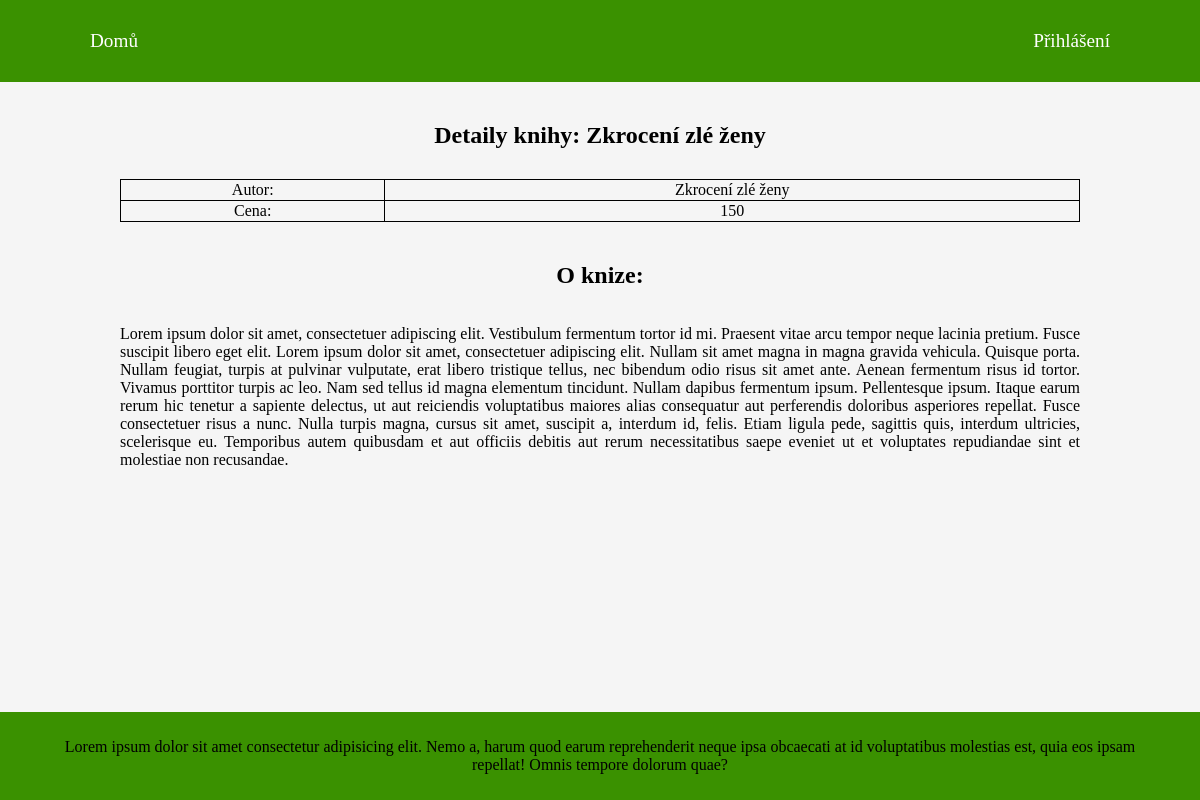
The page /library/bookDetails/Zkroceni_zle_zeny on the database its author committed.
### tables this page shows
CREATE TABLE IF NOT EXISTS `books` (
  `book_id` int(11) UNSIGNED NOT NULL AUTO_INCREMENT,
  `name` varchar(255) NOT NULL,
  `author_id` int(10) UNSIGNED NOT NULL,
  `price` int(10) UNSIGNED NOT NULL,
  `description` text NOT NULL,
  `url` varchar(255) NOT NULL,
  PRIMARY KEY (`book_id`),
  KEY `author_id` (`author_id`)
);

### controller/Controller.php (called while the page is built, shortened)
<?php
abstract class Controller
{
    protected $view;
    function displayView()
    {
        require("view/$this->view.phtml");
    }
}

### index.php (called while the page is built, shortened)
<?php
$controller = new RouterController();
$controller->process(array($_SERVER['REQUEST_URI']));

### model/Db.php (called while the page is built, shortened)
<?php
class Db
{
    static $connection;
    public static function makeConnection($host, $database, $user, $password)
    {
        if (!isset($connection)) {
            self::$connection = new PDO(
                "mysql:host=$host;dbname=$database;charset=utf8",
                $user,
                $password
            );
        }
        return self::$connection;
    }
    public static function retrieveOne($query, $args = null)
    {
        $stmt = self::$connection->prepare($query);
        $stmt->execute($args);
        return $stmt->fetch();
    }
}

### model/BookManager.php (called while the page is built, shortened)
<?php
class BookManager
{
    function getSpecificBookByURL($url)
    {
        $book = Db::retrieveOne("SELECT books.`name`,books.`price`, books.`description`,books.`url`, authors.name, authors.surname, authors.nationality FROM `books` JOIN authors ON books.author_id=authors.author_id WHERE books.`url` = :url", [':url' => $url]);
        return $book;
    }
}

### controller/bookDetailsController.php (called while the page is built, shortened)
<?php
class BookDetailsController extends Controller
{
    public function process($params = array())
    {
        $bookURL = $params[0];
        $bookHandler = new BookManager();
        $this->data["book"] = $bookHandler->getSpecificBookByURL($bookURL);
    }
}

### view/bookDetail.phtml (the view)
<article>
    <h1>Detaily knihy: <?= $book[0] ?></h1>
    <table>
        <tr>
            <td>Autor: </td>
            <td><?= $book[0] ?> </td>
        </tr>
        <tr>
            <td>Cena: </td>
            <td><?= $book["price"] ?> </td>
        </tr>
    </table>
    <h2>O knize:</h2>
    <p class="justify"><?= $book["description"] ?></p>
</article>

### style.css (style rules this page uses)
body { margin: 0px; padding: 0px; min-height: 100vh; background-color: whitesmoke; box-sizing: border-box; display: flex; flex-direction: column; }
article { display: flex; flex-direction: column; flex-grow: 1; padding: 0% 5%; text-align: center; margin: 20px 0px; }
table { width: 100%; border: 1px solid black; border-collapse: collapse; margin: 10px 0px 20px 0px; }
td { border: 1px solid black; }
.justify { text-align: justify; }
@media only screen and (min-width: 900px) { article { padding: 0% 10%; } }

### rows shown on the page
books: name "Zkrocení zlé ženy", price "150", description "Lorem ipsum dolor sit amet, consectetuer adipiscing elit. Vestibulum fermentum tortor id mi. Praesent vitae arcu tempor neque lacinia pretium. Fusce suscipit libero eget elit. Lorem ipsum dolor sit amet, consectetuer adipiscing elit. Nullam sit amet magna in magna gravida vehicula. Quisque porta. Nullam feugiat, turpis at pulvinar vulputate, erat libero tristique tellus, nec bibendum odio risus sit amet ante. Aenean fermentum risus id tortor. Vivamus porttitor turpis ac leo. Nam sed tellus id magna elementum tincidunt. Nullam dapibus fermentum ipsum. Pellentesque ipsum. Itaque earum rerum hic tenetur a sapiente delectus, ut aut reiciendis voluptatibus maiores alias consequatur aut…"

### other values the page prints
$userText "Přihlášení"
